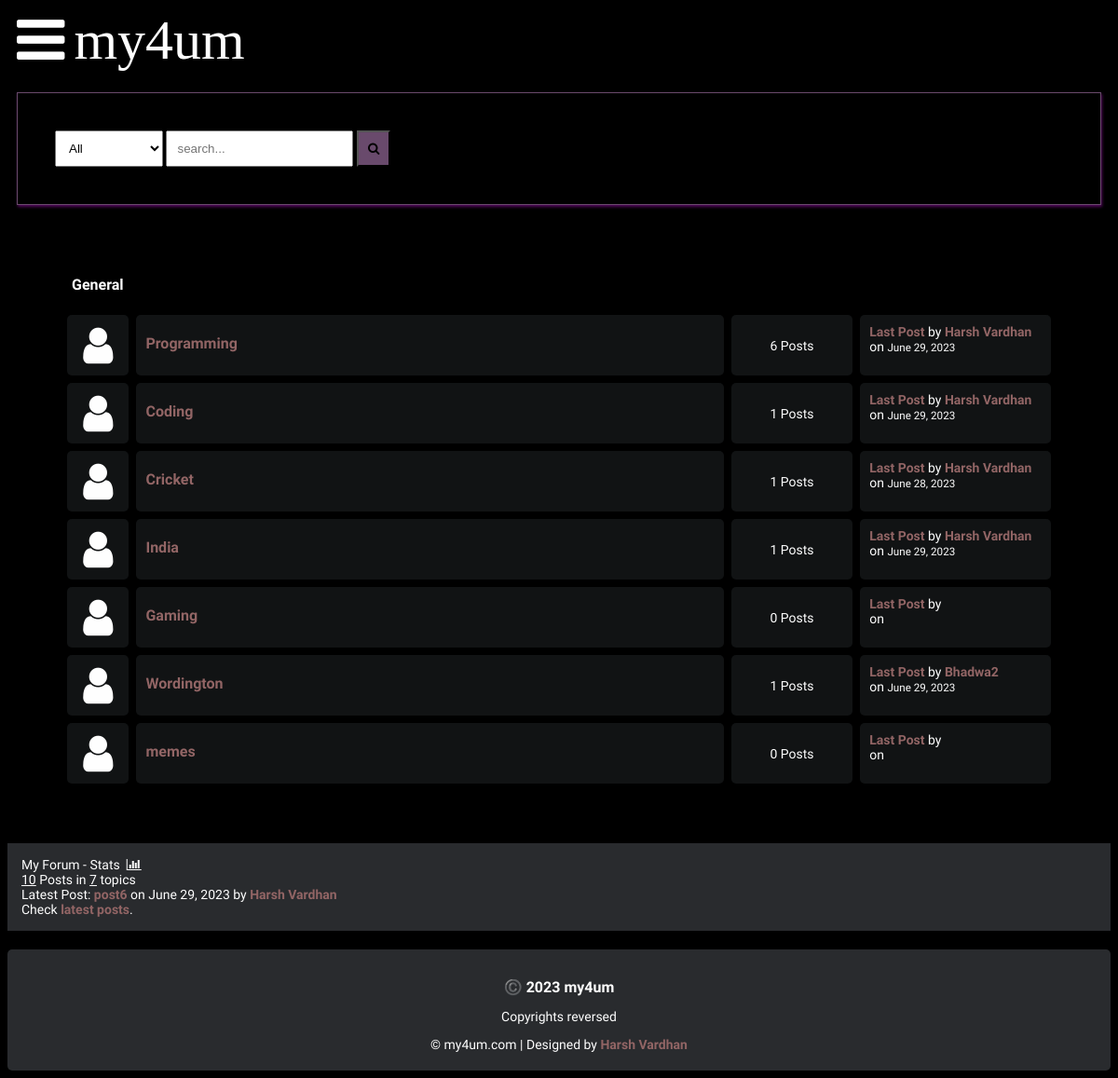
The page / on the database its author committed.
### main/models.py (models this page shows, shortened)
class Category(models.Model):
    title = models.CharField(max_length=50)
    slug = models.SlugField(max_length=400, unique=True,blank=True)
    description = models.TextField(default="description")
    class Meta:
        verbose_name_plural = "categories"
    def get_url(self):
        return reverse("posts", kwargs={"slug": self.slug})
    @property
    def num_posts(self):
        return Post.objects.filter(categories=self).count()
    @property
    def last_post(self):
        return Post.objects.filter(categories=self).latest("date")

class Post(models.Model):
    title = models.CharField(max_length=400)
    slug = models.SlugField(max_length=400, unique=True,blank=True)
    user = models.ForeignKey(Author,on_delete=models.CASCADE)
    content = HTMLField()
    categories = models.ManyToManyField(Category)
    date = models.DateTimeField(auto_now_add=True)
    approved = models.BooleanField(default=False)
    hit_count_generic = GenericRelation(HitCount, object_id_field='object_pk', related_query_name='hit_count_generic_relation')
    tags = TaggableManager()
    comments = models.ManyToManyField(Comment, blank=True)
    closed = models.BooleanField(default=False)
    state = models.CharField(max_length=40, default="zero")
    def get_url(self):
        return reverse("detail", kwargs={"slug": self.slug})

class Author(models.Model):
    user = models.ForeignKey(user, on_delete=models.CASCADE)
    fullname = models.CharField(max_length=40,blank=True)
    slug = models.SlugField(max_length=400, unique=True,blank=True)
    bio = HTMLField()
    karma = models.IntegerField(default=0) #points
    profile_pic = ResizedImageField(size=[50,50],quality=100,upload_to='Author',default=None,null=True)

### main/views.py (the view)
# urls.py: path("", home, name="home"),
def home(request):
    forums = Category.objects.all()
    num_posts = Post.objects.all().count()
    num_users = User.objects.all().count()
    num_categories = forums.count()
    try:
        last_post = Post.objects.latest("date")
    except:
        last_post = []
    context = {
        'forums': forums,
        'num_posts': num_posts,
        'num_users': num_users,
        'num_categories': num_categories,
        'last_post': last_post,
        'title': "Home Page",
    }
    return render(request, "home.html", context)

### main/context_processors.py (called while the page is built, shortened)
def searchFunction(request):
    search_context = {}
    posts = Post.objects.all()
    return search_context

### templates/home.html (shortened to what this page needs)
{% extends 'base.html' %} {% block content %}
<div class="container">
  <div class="subforum">
    <div class="subforum-title">
      <h1>General</h1>
    </div>
    {% for forum in forums %}
    <div class="subforum-row">
      <div class="subforum-icon subforum-column center">
        <i class="fa fa-user"></i>
      </div>
      <div class="subforum-description subforum-column">
        <h1><a href="{{forum.get_url}}">{{forum.title}}</a></h1>
      </div>
      <div class="subforum-stats subforum-column center">
        <span> {{forum.num_posts}} Posts </span>
      </div>
      <div class="subforum-info subforum-column">
        <b> <a href="{{forum.last_post.get_url}}"> Last Post</a> </b> by
        <a href=""> {{forum.last_post.user.fullname|title}} </a>
        <br />
        on <small> {{forum.last_post.date|date}} </small>
      </div>
    </div>
    {% endfor %}
  </div>
</div>
<div class="forum-info">
  <div class="chart">
    My Forum - Stats &nbsp;<i class="fa fa-bar-chart"></i>
  </div>
  <div>
    <span><u>{{num_posts}}</u> Posts in <u>{{num_categories}}</u> topics </span>
    <br />
    <span>
      Latest Post:
      <b><a href="{{last_post.get_url}}">{{last_post.title}}</a></b> on
      {{last_post.date|date}} by
      <a href="last_post.user.get_url"
        >{{last_post.user.fullname | title}}</a
      ></span
    >
    <br />
    <span>Check <a href="{%url 'latest_posts'%}">latest posts</a>. </span>
    <br />
  </div>
</div>
{% endblock content %}

### static/style.css (style rules this page uses)
* { box-sizing: border-box; }
html { font-size: 14px; font-family: 'Titillium Web', sans-serif; background-color: rgb(0, 0, 0); color: #fefefe; }
a { color: rgb(146, 101, 101); font-weight: bolder; text-decoration: none; }
h1 { font-size: 16px; font-weight:bolder; }
.container { margin: 20px; padding: 20px; }
.subforum { margin: 20px; }
.subforum-title { background-color: rgb(0, 0, 0); padding: 5px; border-radius: 5px; margin: 4px; }
.subforum-row { display: grid; grid-template-columns: 7% 60% 13% 20%; }
.subforum-column { padding:10px; margin:4px; border-radius:5px; background-color: #111314; }
.center { display:flex; justify-content: center; align-items: center; }
.subforum-icon { font-size:45px; }
.forum-info { padding:15px; background-color: #292B2E; }

### rows shown on the page
Category: title "Programming", num_posts "6", last_post.user.fullname "Harsh Vardhan", last_post "June 29, 2023"
Category: title "Coding", num_posts "1", last_post.user.fullname "Harsh Vardhan", last_post "June 29, 2023"
Category: title "Cricket", num_posts "1", last_post.user.fullname "Harsh Vardhan", last_post "June 28, 2023"
Category: title "India", num_posts "1", last_post.user.fullname "Harsh Vardhan", last_post "June 29, 2023"
Category: title "Gaming", num_posts "0"
Category: title "Wordington", num_posts "1", last_post.user.fullname "Bhadwa2", last_post "June 29, 2023"
Category: title "memes", num_posts "0"
Post: title "post6", date "June 29, 2023", user.fullname "Harsh Vardhan"

### other values the page prints
{{ num_posts }} "10"
{{ num_categories }} "7"
